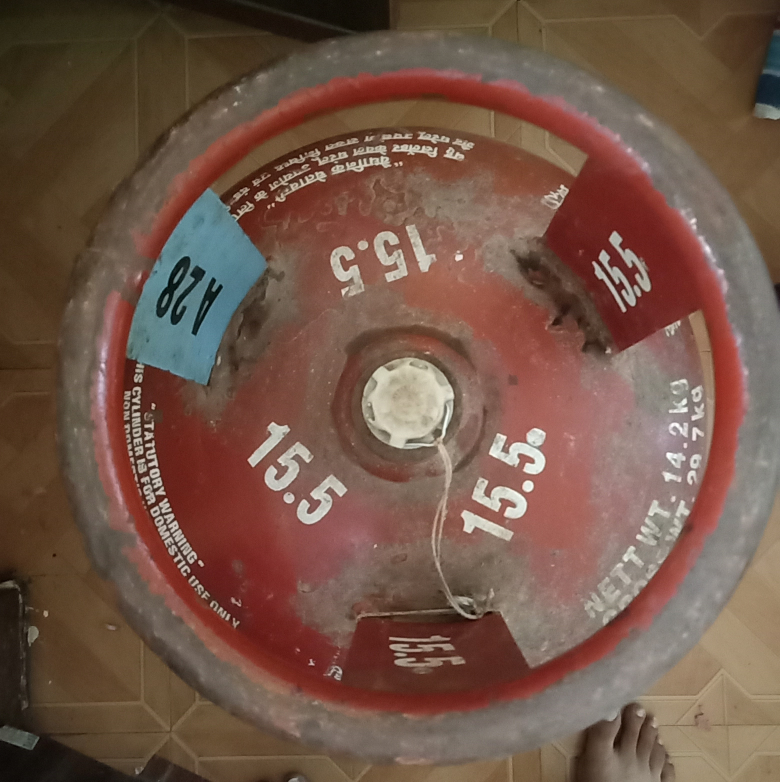
#> input picture gas-cylinder-weight/images/Cylinder_image2.jpg, 3120 x 3126 px (shown at 1/4 size); the run also reads 1 picture not shown here
$ jupyter execute --allow-errors Template_matching_test.ipynb
#> lines starting #> are read from the running program, lines starting #| are printed output that depends on the picture; after the words box and inside, x2 and y2 are one past the last pixel; in counts of white or black regions, pixels touching at a corner belong together
### gas-cylinder-weight/code-testing/shared.py
import cv2
from matplotlib import pyplot as plt
import numpy as np
import pytesseract

def getMonochromeImage(img):
    img_gray = cv2.cvtColor(img, cv2.COLOR_BGR2GRAY)
    kernel = cv2.getStructuringElement(cv2.MORPH_RECT, (50, 50))
    tophat = cv2.morphologyEx(img_gray, cv2.MORPH_TOPHAT, kernel)
    _, binary_image = cv2.threshold(tophat, 35, 255, cv2.THRESH_BINARY)
    contours, _ = cv2.findContours(binary_image, cv2.RETR_EXTERNAL, cv2.CHAIN_APPROX_SIMPLE)
    mask = np.zeros_like(img_gray)
    cv2.drawContours(mask, contours, -1, (255), thickness=cv2.FILLED)
    result = cv2.bitwise_and(img, img, mask=mask)
    return result

### gas-cylinder-weight/code-testing/Template_matching_test.ipynb
Turning the raw image into monochrome black & white image:

[cell 1]
import sys

import cv2
import numpy as np
from matplotlib import pyplot as plt
import pytesseract

sys.path.append('..')
pytesseract.pytesseract.tesseract_cmd = r'C:/Program Files/Tesseract-OCR/tesseract.exe'

from shared import getMonochromeImage

loadedImage = cv2.imread('../images/Cylinder_image2.jpg')
#> loadedImage is the input picture: shape (3126, 3120, 3); mean B, G, R 72.2, 86.3, 115.1
image = getMonochromeImage(loadedImage)
#> in getMonochromeImage, `_, binary_image = cv2.threshold(tophat, 35, 255, cv2.THRESH_BINARY)`:
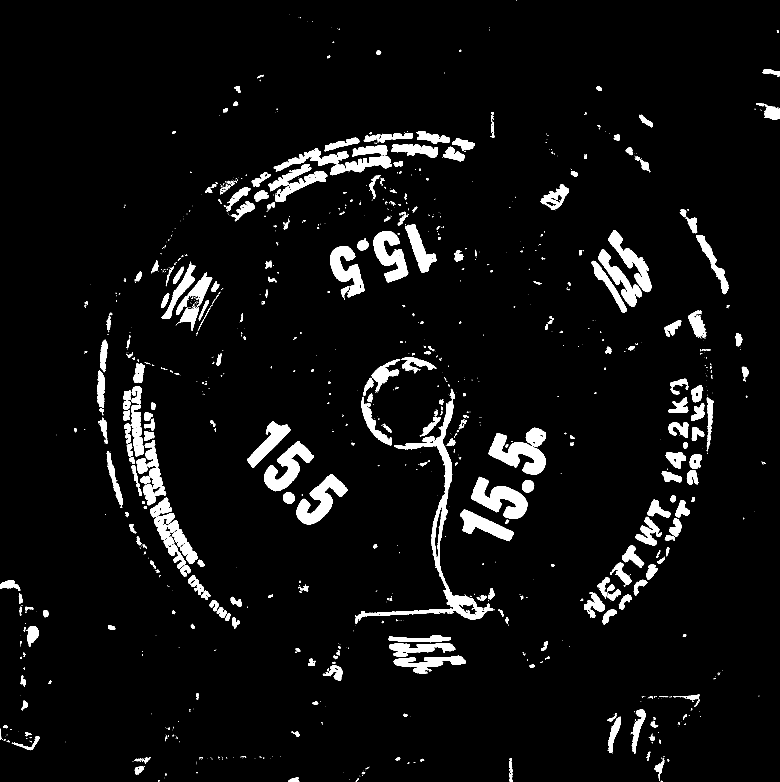
#> binary_image: shape (3126, 3120) (shown at 1/4 size); 5.4% white; 1392 white regions (921 under 20 px)
#> in getMonochromeImage, `contours, _ = cv2.findContours(binary_image, cv2.RETR_EXTERNAL, cv2.CH..`: contours = 1385 contours, 991 with area under 20; largest, box (x1, y1, x2, y2) and area: (1421, 1602, 1973, 2495) 36036, (1886, 1907, 2110, 2076) 17339, (1954, 1732, 2183, 1898) 16973, (1186, 1897, 1391, 2098) 16212, (1057, 1766, 1255, 1965) 15581
plt.imshow(image)

Cropping the image to the closest  region where the number is:

[cell 2]
def getCroppedImage(image):
    image_height, image_width, _ = image.shape

    # Define the desired width and height of the crop
    crop_width = 1400
    crop_height = 1400

    # Calculate the coordinates for cropping the center region
    x1 = int(image_width/2 - crop_width/2)
    y1 = int(image_height/2 - crop_height/2)
    x2 = int(image_width/2 + crop_width/2)
    y2 = int(image_height/2 + crop_height/2)

    cropped_image = image[y1:y2, x1:x2]
    return cropped_image

cropped_image = getCroppedImage(image)
originalImage = cropped_image.copy()
plt.imshow(cropped_image)

Box the region where the numbers are located. Get the contour of these boxes in a list.

[cell 3]
def getContours(image):
    thresh = cv2.adaptiveThreshold(cv2.cvtColor(image, cv2.COLOR_BGR2GRAY), 255, cv2.ADAPTIVE_THRESH_MEAN_C, cv2.THRESH_BINARY_INV, 11, 7)
    contours, _ = cv2.findContours(thresh, cv2.RETR_EXTERNAL, cv2.CHAIN_APPROX_SIMPLE)
    return contours

def getNumberPos(image):
    contours=getContours(image)
#> in getContours, `contours, _ = cv2.findContours(thresh, cv2.RETR_EXTERNAL, cv2.CHAIN_AP..`: contours = 136 contours, 27 with area under 20; largest, box (x1, y1, x2, y2) and area: (1090, 844, 1329, 1040) 27899, (581, 545, 889, 923) 25434, (1021, 1041, 1254, 1235) 22481, (321, 1029, 535, 1240) 21008, (192, 898, 399, 1106) 20299
    number_positions=[]

    for contour in contours:
        area = cv2.contourArea(contour)
        x, y, w, h = cv2.boundingRect(contour)

        if (
            area > 1000
            and 1 < w / h < 1.2
            and h > 200 and h <= 300
        ):
            number_positions.append({'pos':(x,y),'cnt': contour})
            cv2.rectangle(image, (x, y), (x + w, y + h), (0, 255, 0), 2)
    return number_positions

number_positions=getNumberPos(cropped_image)
#> the loop in getNumberPos, `for contour in contours:` made 136 passes
#> (area, x, y, w, h) on passes 1, 2, 3, 4, 5, 9, 10, 13: (102, 1340, 1391, 23, 9), (127, 1066, 1387, 12, 13), (453.5, 630, 1309, 23, 25), (30, 887, 1291, 7, 16), (394.5, 879, 1287, 13, 81), (13839, 977, 1171, 223, 135), (748.5, 881, 1150, 34, 137), (111, 343, 1112, 12, 12)
#> after the loop in getNumberPos, `for contour in contours:`:
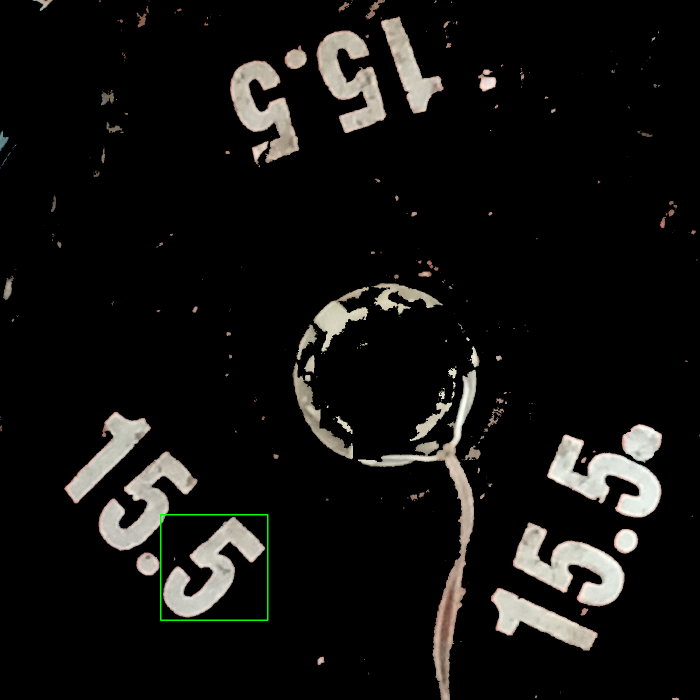
#> image: shape (1400, 1400, 3) (shown at 1/2 size); mean B, G, R 16.3, 17.9, 18.5
#> after the loop in getNumberPos, `for contour in contours:`: number_positions = 1 item
#> number_positions = 1 item
plt.imshow(cropped_image)

Track the contours near these positions.

[cell 4]
def getNearbyContours(image, posList, contours):
    # Set the maximum distance threshold to filter contours
    max_distance = 200

    # Filter contours near the point of interest
    filtered_contours = []

    for cntData in posList:
        point_of_interest=cntData['pos']
        for cnt in contours:
             # Calculate the contour area
            area = cv2.contourArea(cnt)
            x, y, w, h = cv2.boundingRect(cnt)

            if area > 1000:
                # Calculate the distance between the contour centroid and the point of interest
                M = cv2.moments(cnt)
                cx = int(M['m10'] / M['m00'])
                cy = int(M['m01'] / M['m00'])
                distance = np.sqrt((cx - point_of_interest[0])**2 + (cy - point_of_interest[1])**2)

                # Retain the contour if it falls within the distance threshold
                if distance <= max_distance:
                    filtered_contours.append({'pos':(x,y),'cnt': cnt})
                    cv2.rectangle(image, (x, y), (x + w, y + h), (255, 0, 0), 2)

    return filtered_contours


nearby_contours = getNearbyContours(cropped_image, number_positions, getContours(cropped_image))
#> in getContours (call 2), `thresh = cv2.adaptiveThreshold(cv2.cvtColor(image, cv2.COLOR_BGR2GRAY)..`:
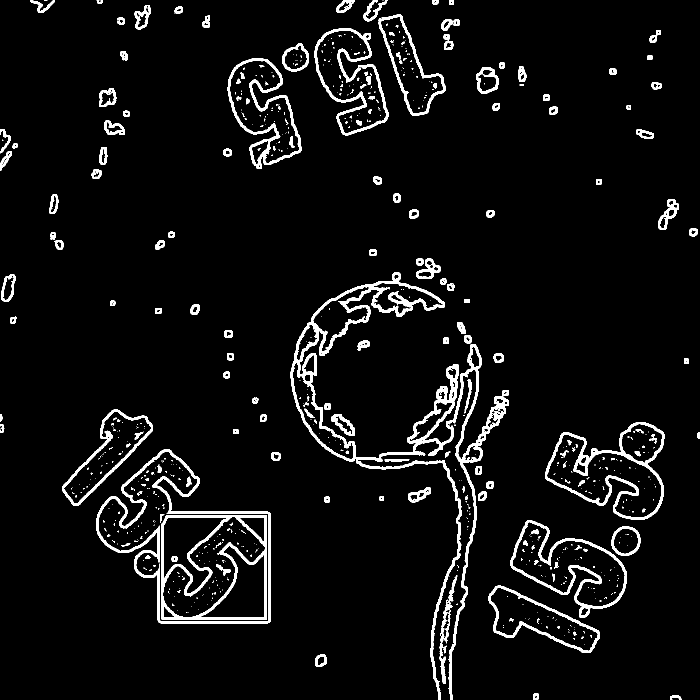
#> thresh: shape (1400, 1400) (shown at 1/2 size); 5.3% white; 692 white regions (516 under 20 px)
#> in getContours (call 2), `contours, _ = cv2.findContours(thresh, cv2.RETR_EXTERNAL, cv2.CHAIN_AP..`: contours = 133 contours, 27 with area under 20; largest, box (x1, y1, x2, y2) and area: (192, 898, 542, 1247) 72258, (1090, 844, 1329, 1040) 27899, (581, 545, 889, 923) 25434, (1021, 1041, 1254, 1235) 22481, (628, 56, 777, 271) 18539
#> in getNearbyContours, `max_distance = 200`: max_distance = 200
#> the loop in getNearbyContours, `for cntData in posList:` made 1 pass
#> point_of_interest on pass 1: (321, 1029)
#> after the loop in getNearbyContours, `for cntData in posList:`:
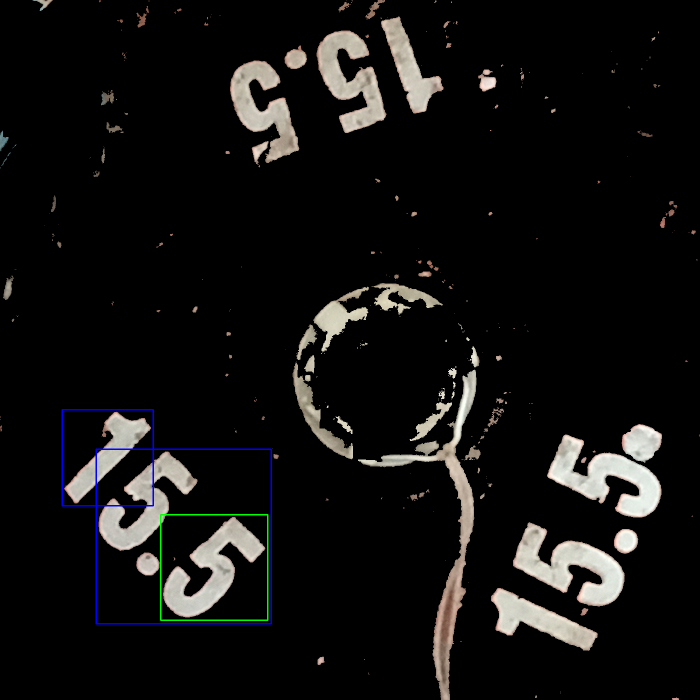
#> image: shape (1400, 1400, 3) (shown at 1/2 size); 0.33% of pixels changed, all inside (x1, y1, x2, y2) = (123, 818, 544, 1249)
#> after the loop in getNearbyContours, `for cntData in posList:`: filtered_contours = 2 items
#> nearby_contours = 2 items
plt.imshow(cropped_image)

[cell 5]
def findAngle(x,y,w,h):
    rect_center_x = x + w // 2
    rect_center_y = y + h // 2
    img_center_x = cropped_image.shape[1] // 2
    img_center_y = cropped_image.shape[0] // 2
    # distance = np.sqrt((rect_center_x - img_center_x) ** 2 + (rect_center_y - img_center_y) ** 2)
    ref_point_x = img_center_x
    ref_point_y = rect_center_y
    distance_yellow_to_orange = np.sqrt((ref_point_x - img_center_x) ** 2 + (ref_point_y - img_center_y) ** 2)
    distance_red_to_orange = np.sqrt((ref_point_x - rect_center_x) ** 2 + (ref_point_y - rect_center_y) ** 2)
    # print(f" Distance btw red to orange : {distance_red_to_orange}")
    # print(f" Distance btw yellow to orange : {distance_yellow_to_orange}")
    radians= np.arctan(distance_red_to_orange/distance_yellow_to_orange)
    angle= np.degrees(radians)
    print(f"Angle : {angle}")
    plt.imshow(cropped_image)
    plt.scatter(rect_center_x,rect_center_y,c='red')
    plt.scatter(img_center_x,img_center_y,c='green')
    plt.scatter(ref_point_x,ref_point_y,c='orange')
    return angle

Filter out the overlapping contours. Extract the images with numbers.

[cell 6]
rotated_image = originalImage
def check_contour_overlap(contour1, contour2):
    # Get the bounding rectangles of the contours
    x1, y1, w1, h1 = cv2.boundingRect(contour1)
    x2, y2, w2, h2 = cv2.boundingRect(contour2)

    # Calculate the coordinates of the top-left and bottom-right corners of the rectangles
    rect1_tl = (x1, y1)
    rect1_br = (x1 + w1, y1 + h1)
    rect2_tl = (x2, y2)
    rect2_br = (x2 + w2, y2 + h2)

    # Check if the rectangles intersect
    if rect1_tl[0] < rect2_br[0] and rect1_br[0] > rect2_tl[0] and rect1_tl[1] < rect2_br[1] and rect1_br[1] > rect2_tl[1]:
        return True  # Contours overlap
    else:
        return False  # Contours do not overlap

def filterNumberImages(image, number_positions, nearby_contours):
    img_counter=0
    extract_images=[]

    for parentCntData in nearby_contours:
        for childCntData in number_positions:
            if(check_contour_overlap(parentCntData['cnt'],childCntData['cnt'])):
                img_counter+=1
                x, y, w, h = cv2.boundingRect(parentCntData['cnt'])
                if x < 800 and y > 800 :
                    global rotated_image

                    angle = findAngle(x,y,w,h)
                    rows, cols = cropped_image.shape[:2]
                    M = cv2.getRotationMatrix2D((cols / 2, rows / 2), angle, 1)
                    rotated_image = cv2.warpAffine(originalImage, M, (cols, rows))
                    # plt.imshow(rotated_image)
                    # plt.show()
                    break
                extract_image = originalImage[y:y+h, x:x+w]
                extract_images.append(extract_image)
    return extract_images


def displayImages(images):
    for img in images:
        plt.imshow(img)
        plt.show()

extract_images=filterNumberImages(cropped_image, number_positions, nearby_contours)
#> the loop in filterNumberImages, `for parentCntData in nearby_contours:` made 2 passes
#> (printed output is left out)
#> after the loop in filterNumberImages, `for parentCntData in nearby_contours:`: extract_images = []; img_counter = 1
#> extract_images = []
# print(f'Number of images extracted: {len(extract_images)}')
#displayImages(extract_images)

[cell 7]
img_copy_2= np.copy(rotated_image)
cv2.rectangle(img_copy_2,(350,1000),(900,1450),(0, 255, 0), 2)
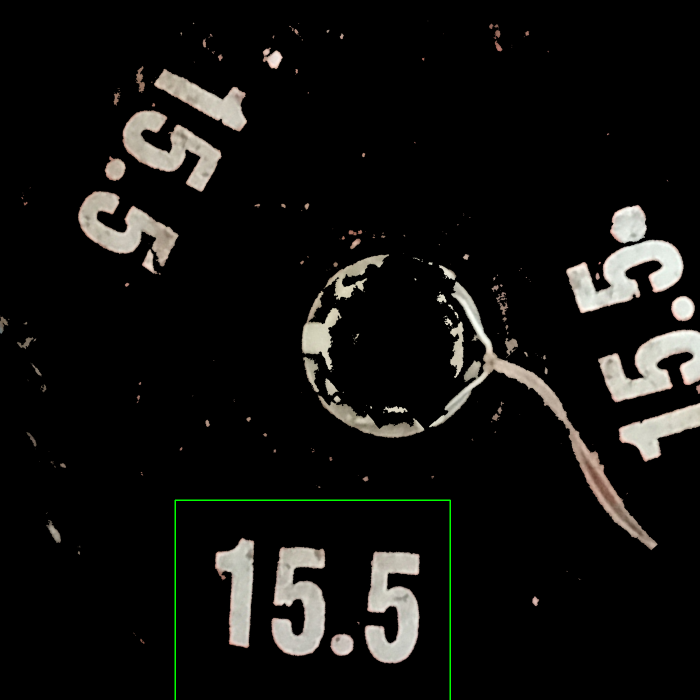
#> img_copy_2: shape (1400, 1400, 3) (shown at 1/2 size); mean of channels 0, 1, 2 15.8, 17.6, 17.9; drawn as B, G, R
plt.imshow(img_copy_2)

[cell 8]
img_copy= np.copy(rotated_image)
angle = 0
cropped_number_image =[]
for i in range(0,3):
    rows, cols = img_copy.shape[:2]
    M = cv2.getRotationMatrix2D((cols / 2, rows / 2), angle, 1)
    rotated_image_copy = cv2.warpAffine(img_copy, M, (cols, rows))
    angle+=110
    cv2.rectangle(rotated_image_copy,(350,1000),(900,1450),(0, 255, 0), 2)
    cropped_number =rotated_image_copy[1000:1450,350:900]
    cropped_number_image.append(cropped_number)
#> this loop made 3 passes
#> M on passes 1 to 3: [[1, 0, 0], [0, 1, 0]], [[-0.342, 0.94, 281.6], [-0.94, -0.342, 1597.2]], [[-0.766, -0.643, 1686.2], [0.643, -0.766, 786.3]]
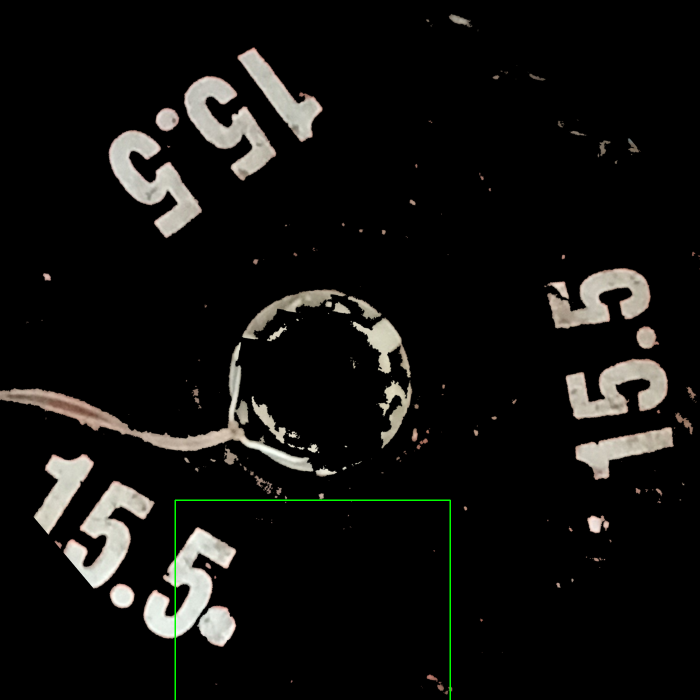
#> rotated_image_copy: shape (1400, 1400, 3) (shown at 1/2 size); mean of channels 0, 1, 2 15.8, 17.5, 17.8; drawn as B, G, R
#> after the loop, angle = 330; cropped_number_image = 3 items

displayImages(cropped_number_image)
#> the loop in displayImages, `for img in images:` made 3 passes
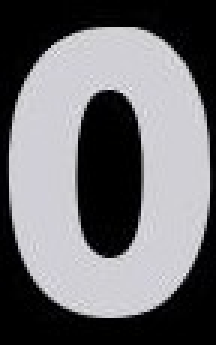
#> input picture gas-cylinder-weight/images/digits/0.jpg, 72 x 115 px (shown 3 times larger)
#> further down, template is the input picture: shape (115, 72, 3); mean B, G, R 113.4, 110.1, 110.6
#> `method = cv2.TM_CCOEFF_NORMED`: method = 5
#> `result = cv2.matchTemplate(test_img, template, method)`:
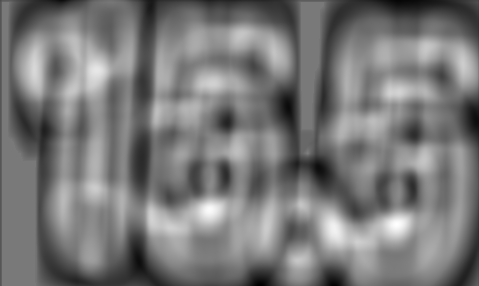
#> result: shape (286, 479) float32; min -0.36, max 0.394, mean -0.00237; drawn with min black and max white
#> `best_match = np.max(result)`: best_match = 0.394
#> pass 2 of the loop `for number in test_array :`:
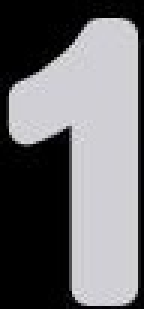
#> input picture gas-cylinder-weight/images/digits/1.jpg, 48 x 103 px (shown 3 times larger)
#> template is the input picture: shape (103, 48, 3); mean B, G, R 111.2, 108.4, 108.8
#> `result = cv2.matchTemplate(test_img, template, method)`:
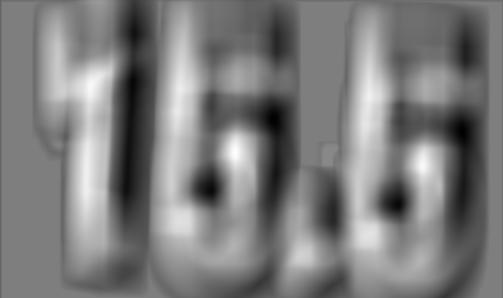
#> result: shape (298, 503) float32; min -0.714, max 0.73, mean -0.0084; drawn with min black and max white
#> `best_match = np.max(result)`: best_match = 0.73
#> min_val = -0.714; max_val = 0.73; min_loc = (462, 132); max_loc = (235, 152)
#> x_location = 235
#> pass 3 of the loop `for number in test_array :`:
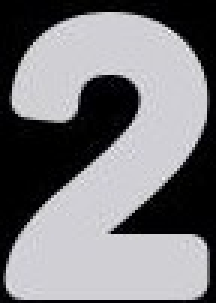
#> input picture gas-cylinder-weight/images/digits/2.jpg, 72 x 101 px (shown 3 times larger)
#> template is the input picture: shape (101, 72, 3); mean B, G, R 126.2, 122.7, 123.3
#> `result = cv2.matchTemplate(test_img, template, method)`:
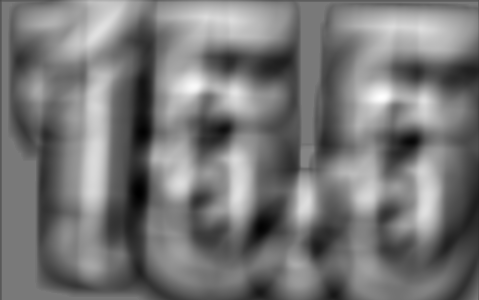
#> result: shape (300, 479) float32; min -0.424, max 0.466, mean -0.00722; drawn with min black and max white
#> `best_match = np.max(result)`: best_match = 0.466
#> `best_match = np.max(result)`: best_match = 0.73
#> `bottom_right = (top_left[0] + w, top_left[1] + h)`: bottom_right = (283, 255)
#> `cv2.rectangle(test_img, top_left, bottom_right, (0,255,0), 2)`:
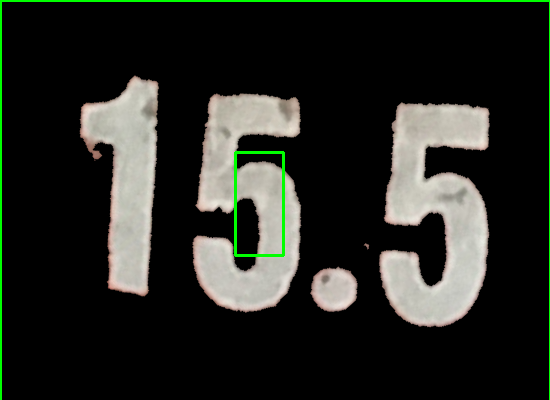
#> test_img: shape (400, 550, 3); mean of channels 0, 1, 2 35.7, 41.4, 39.1; drawn as B, G, R
#> pass 2 of the loop `for number in test_array :`:

[cell 9]
test_img = cropped_number_image[0]
test_array = [0,1,2,3,4,5]
location_dictionary ={}
#> (the rest of this cell did not finish here and is left out)

[cell 10]
test_img = cropped_number_image[0]
test_array = [1,3,5]
num =[]

#> (the rest of this cell did not finish here and is left out)

[cell 11]
import re

# [4 lines left out: function remove_special_characters_and_letters, not called in this run]

[cell 12]
test_img = cropped_number_image[0]
numbers_predicted=[]
#> (the rest of this cell did not finish here and is left out)

[cell 13]
from collections import Counter

def print_max_occurrence(items):
    # Count the occurrences of each item in the list
    counter = Counter(items)

    # Get the most common item and its occurrence
    most_common_item, occurrence = counter.most_common(1)[0]

    # Print the most common item and its occurrence
    print(f"The most likely weight is {most_common_item}kg with a probability of {round(occurrence/3,3)*100}%.")

#> (the rest of this cell did not finish here and is left out)

[cell 14]
numbers_predicted=[]
print('\n')
#> (the rest of this cell did not finish here and is left out)

[cell 15]
for images in extract_images :
        gray = cv2.cvtColor(images, cv2.COLOR_BGR2GRAY)
        plt.imshow(gray)
        data = pytesseract.image_to_osd(gray, config='--psm 0 ')
        rotation_angle = int(data.split('Rotate: ')[-1])
        print(rotation_angle)
        break
#> this loop made 0 passes

Align the number images straight before processing.

[cell 16]
# [23 lines left out: function rotate_image, not called in this run]

def alignedNumberImages(image_list):
    rotatedNumberImages=[]
    i=0
    for img in image_list:
        rotatedImg=img
        if(i==0):
            rotatedImg = rotate_image(img, 25)
        elif(i==1):
            rotatedImg = rotate_image(img, -110)
        elif(i==2):
            rotatedImg = rotate_image(img, 140)

        rotatedNumberImages.append(rotatedImg)
        i+=1

    return rotatedNumberImages


aligned_extract_images=alignedNumberImages(extract_images)
#> after the loop in alignedNumberImages, `for img in image_list:`: i = 0; rotatedNumberImages = []
#> aligned_extract_images = []
displayImages(aligned_extract_images)

Read the numbers and come to a conclusion

[cell 17]
for img in aligned_extract_images:

    np.set_printoptions(threshold=np.inf)
    gray_image = cv2.cvtColor(img, cv2.COLOR_BGR2GRAY)
    image_shape = gray_image.shape
    new_shape = (224,209)
    resized_image = cv2.resize(gray_image, new_shape)
    image_shape=resized_image.shape
    plt.imshow(resized_image)
    recognized_text=pytesseract.image_to_string(resized_image,config='--psm 4 --oem 1 ')
    print(recognized_text)
    # arr=np.array(resized_image)
    # print(arr[25])
    # plt.imshow(arr)
    break
